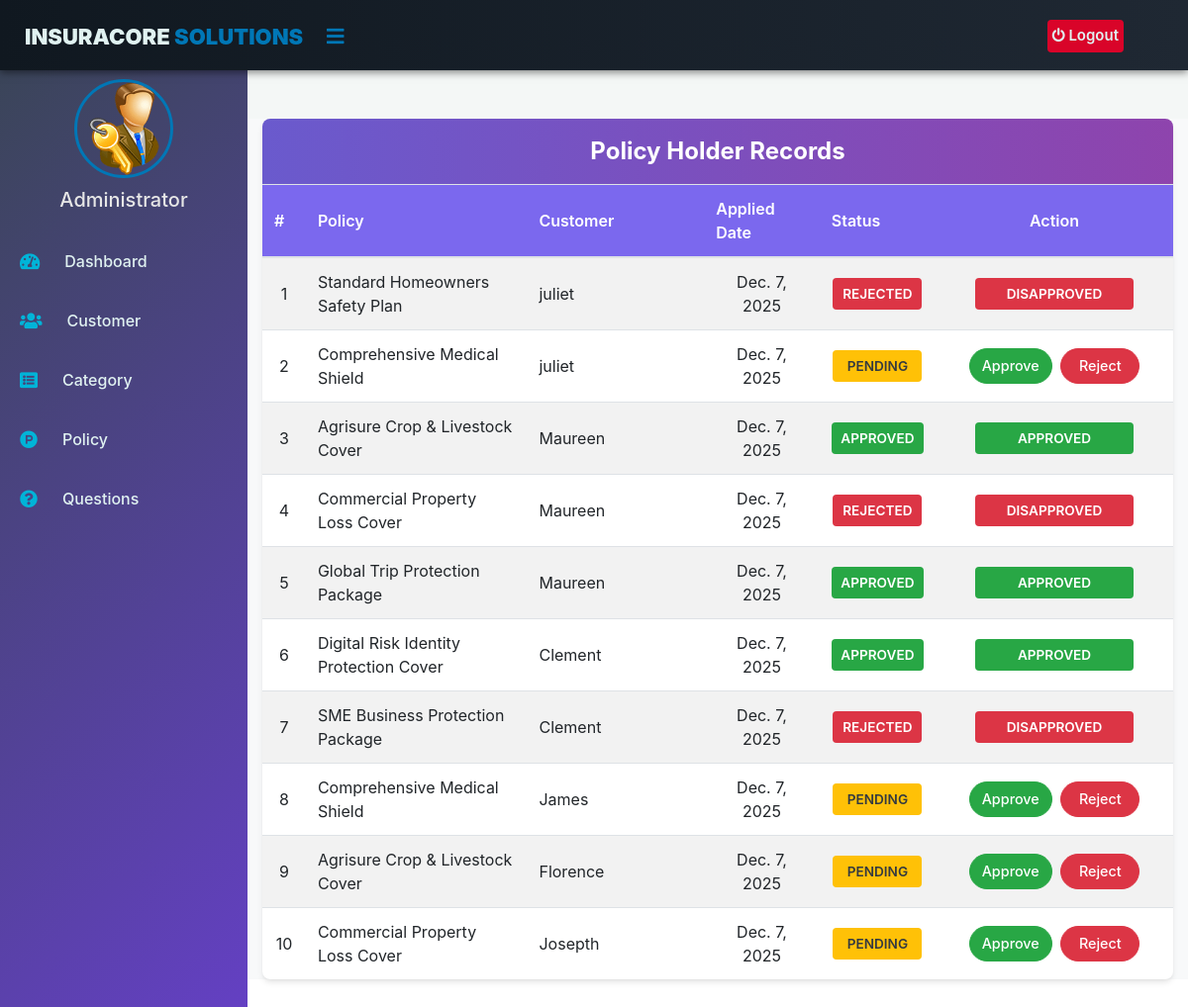
The app's page /admin-view-policy-holder, older data.
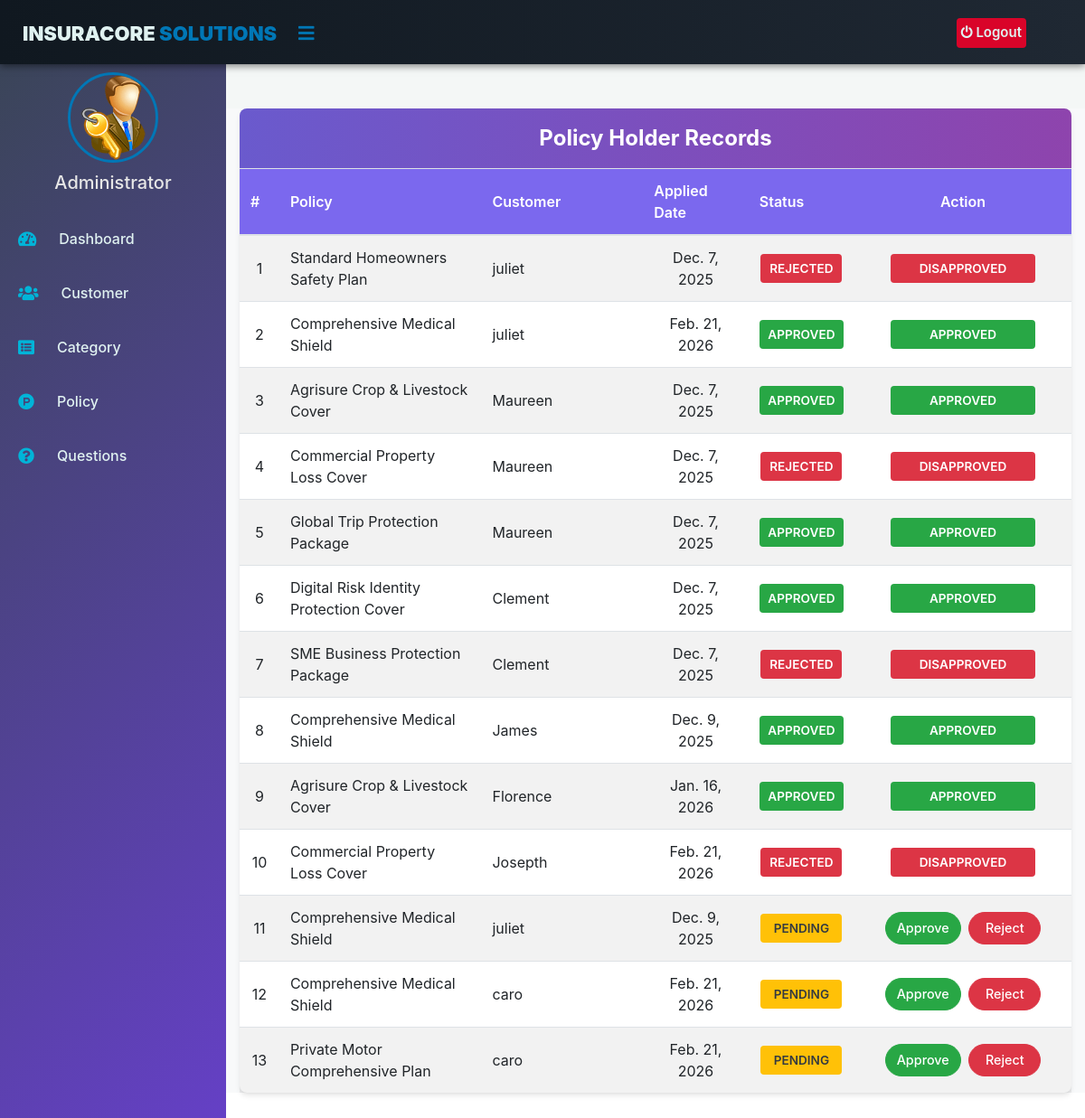
The same page, newer data.
### insurance/models.py (models this page shows, shortened)
class PolicyRecord(models.Model):
    customer = models.ForeignKey(Customer, on_delete=models.CASCADE)
    Policy = models.ForeignKey(Policy, on_delete=models.CASCADE)
    status = models.CharField(max_length=100, default='Pending')
    creation_date = models.DateField(auto_now=True)

class Policy(models.Model):
    category= models.ForeignKey('Category', on_delete=models.CASCADE)
    policy_name=models.CharField(max_length=200)
    sum_assurance=models.PositiveIntegerField()
    premium=models.PositiveIntegerField()
    tenure=models.PositiveIntegerField()
    creation_date =models.DateField(auto_now=True)
    def __str__(self):
        return self.policy_name

### customer/models.py (models this page shows, shortened)
class Customer(models.Model):
    user=models.OneToOneField(User,on_delete=models.CASCADE)
    profile_pic= models.ImageField(upload_to='profile_pic/Customer/',null=True,blank=True)
    address = models.CharField(max_length=40)
    mobile = models.CharField(max_length=20,null=False)
    def __str__(self):
        return self.user.first_name

### insurance/views.py (the view)
# urls.py: path('admin-view-policy-holder', views.admin_view_policy_holder_view,name='admin-view-policy-holder'),
def admin_view_policy_holder_view(request):
    policyrecords = models.PolicyRecord.objects.all()
    return render(request,'insurance/admin_view_policy_holder.html',{'policyrecords':policyrecords})

### templates/insurance/admin_view_policy_holder.html (shortened to what this page needs)
{% extends 'insurance/adminbase.html' %}
{% block content %}
{%load static%}
<head>
  <link href="https://maxcdn.bootstrapcdn.com/bootstrap/4.4.1/css/bootstrap.min.css" rel="stylesheet">
  <link href="https://maxcdn.bootstrapcdn.com/font-awesome/4.3.0/css/font-awesome.min.css" rel="stylesheet">
</head>
<div class="container container-fluid-custom">
  <div class="view-card">
    <div class="card-header-custom">
      Policy Holder Records
    </div>
    <div class="table-responsive">
      <table class="table table-hover table-striped" id="dev-table">
        <thead>
          <tr>
            <th style="width: 5%;">#</th>
            <th style="width: 30%;">Policy</th>
            <th style="width: 25%;">Customer</th>
            <th style="width: 15%;">Applied Date</th>
            <th style="width: 10%;">Status</th>
            <th class="action-column">Action</th>
          </tr>
        </thead>
        <tbody>
          {% for t in policyrecords %}
          <tr>
            <td class="text-center-data"> {{ forloop.counter }}</td>
            <td class="text-left-data"> {{t.Policy}}</td>
            <td class="text-left-data"> {{t.customer}}</td>
            <td class="text-center-data">{{t.creation_date}}</td>
            <td class="text-center-data">
                {% if t.status == 'Pending' %}
                    <span class="status-badge badge-pending">Pending</span>
                {% elif t.status == 'Approved' %}
                    <span class="status-badge badge-approved">Approved</span>
                {% else %}
                    <span class="status-badge badge-rejected">Rejected</span>
                {% endif %}
            </td>
            <td class="action-column">
              {% if t.status == 'Pending' %}
                <a class="btn btn-success action-btn" style="color: white;" href="{% url 'approve-request' t.id  %}">Approve</a>
                <a class="btn btn-danger action-btn" style="color: white;" href="{% url 'reject-request' t.id  %}">Reject</a>
              {% else %}
                <span class="status-badge {% if t.status == 'Approved' %}badge-approved{% else %}badge-rejected{% endif %}" style="min-width: 160px;">
                    {{t.status}}
                </span>
              {% endif %}
            </td>
          </tr>
          {% endfor %}
        </tbody>
      </table>
    </div>
  </div>
</div>
<br><br><br><br><br><br>
{% endblock content %}

### templates/insurance/adminbase.html (shortened to what this page needs)
<!DOCTYPE html>
{% load static %}
<html lang="en" dir="ltr">
<head>
  <link rel="stylesheet" href="https://cdnjs.cloudflare.com/ajax/libs/font-awesome/5.12.1/css/all.min.css">
</head>
<body>
  <header style="padding-top: 0px;">
    <label for="check">
      <i class="fas fa-bars" id="sidebar_btn"></i>
    </label>
    <div class="left_area">
      <h3>InsuraCore <span>Solutions</span></h3>
    </div>
    <div class="right_area">
      <a href="/logout" class="logout_btn"><i class="fa fa-power-off"></i> Logout</a>
    </div>
  </header>
  <div class="sidebar" style="
    margin-top: 50px;
">
    <center>
      <img src="{% static "image/admin-icn.png" %}" class="profile_image" alt="">
      <h5 style="color:rgb(230, 230, 230)">Administrator</h5>
    </center>
    <a href="/admin-dashboard"><i class="fas fa-tachometer-alt"></i><span>Dashboard</span></a>
    <a href="/admin-view-customer"><i class="fas fa-users"></i><span>Customer</span></a>
    <a href="/admin-category"><i class="fas fa-list-alt"></i><span>Category</span></a>
    <a href="/admin-policy"><i class="fab fa-product-hunt"></i><span>Policy</span></a>
    <a href="/admin-question"><i class="fas fa-question-circle"></i><span>Questions</span></a>
  </div>
  <div class="content">
    <br><br><br><br><br>
    {% block content %}
    {% endblock content %}
    <br><br><br>
  </div>
  </body>
</html>

### templates/insurance/adminbase.html (style rules this page uses)
:root { --color-primary-blue: #0077b6; --color-primary-dark: #023e8a; --color-sidebar-bg: #1f2833; --color-header-bg: #101820; --color-text-light: #e0f2f1; --color-logout-red: #d90429; --color-logout-hover: #ef233c; --color-active-link: #00b4d8; }
a:link { text-decoration: none; }
body { margin: 0; padding: 0; font-family: "Gill Sans", sans-serif; }
header { position: fixed; top: 0; left: 0; width: 100%; padding: 18px 25px; background: linear-gradient(to right, #101820 0%, #1f2833 100%); box-shadow: 0 2px 8px rgba(0, 0, 0, 0.5); z-index: 999; display: flex; justify-content: space-between; align-items: center; transition: background 0.3s ease; }
.left_area h3 { color: var(--color-text-light); margin: 0px; text-transform: uppercase; font-size: 22px; font-weight: 900; }
.left_area span { color: var(--color-primary-blue); }
.logout_btn { padding: 5px; background: var(--color-logout-red); text-decoration: none; float: right; margin-top: -30px; margin-right: 40px; border-radius: 4px; font-size: 15px; font-weight: 600; color: var(--color-text-light); transition: 0.5s; }
.sidebar { background: linear-gradient(135deg, #3a4557 0%, #6c3fd8 100%); margin-top: 70px; padding-top: 30px; position: fixed; left: 0; width: 250px; height: 100%; transition: 0.5s; transition-property: left; }
.sidebar .profile_image { width: 100px; height: 100px; border-radius: 100px; margin-bottom: 10px; border: 3px solid var(--color-primary-blue); }
.sidebar h4, .sidebar h5 { color: var(--color-text-light); margin-top: 0; margin-bottom: 20px; }
.sidebar a { color: var(--color-text-light); display: flex; align-items: center; gap: 15px; width: 100%; height: 60px; line-height: 60px; padding: 0 20px; box-sizing: border-box; text-decoration: none; font-size: 16px; font-weight: 500; transition: all 0.3s ease; border-radius: 0px; }
.sidebar a i { min-width: 25px; text-align: center; font-size: 18px; color: var(--color-active-link); }
.sidebar i { padding-right: 10px; }
label #sidebar_btn { z-index: 1; color: var(--color-primary-blue); position: fixed; cursor: pointer; left: 300px; padding-left: 30px; font-size: 20px; margin: 5px 0; transition: 0.5s; transition-property: color; margin-top: 17px; }
.content { margin-left: 250px; background: #f4f7f6; background-position: center; background-size: cover; height: 100vh; transition: 0.5s; }

### templates/insurance/admin_view_policy_holder.html (style rules this page uses)
a:link { text-decoration: none; }
:root { --color-slate-blue: #6A5ACD; --color-deep-purple: #8E44AD; --color-header-bg: #7B68EE; --color-success: #28a745; --color-danger: #dc3545; --color-pending: #ffc107; }
.container-fluid-custom { padding: 30px 20px; background-color: #f8f9fa; }
.view-card { background: #ffffff; border: none; border-radius: 8px; box-shadow: 0 4px 6px -1px rgba(0, 0, 0, 0.1), 0 2px 4px -2px rgba(0, 0, 0, 0.06); padding: 0; }
.card-header-custom { background: linear-gradient(90deg, var(--color-slate-blue), var(--color-deep-purple)); color: white; padding: 15px 20px; border-radius: 8px 8px 0 0; font-weight: 700; font-size: 1.5rem; text-align: center; }
.table { margin-bottom: 0; }
.table thead th { background-color: var(--color-header-bg); color: #fff; font-weight: 600; vertical-align: middle; padding: 12px; }
.table tbody td { vertical-align: middle; padding: 12px; text-align: center; }
.table-responsive { overflow-x: auto; }
.text-center-data { text-align: center !important; }
.text-left-data { text-align: left !important; }
.status-badge { padding: .4em .7em; font-weight: 600; border-radius: .25rem; font-size: 85%; color: white; min-width: 90px; display: inline-block; text-transform: uppercase; }
.badge-pending { background-color: var(--color-pending); color: #343a40; }
.badge-approved { background-color: var(--color-success); }
.badge-rejected { background-color: var(--color-danger); }
.action-btn { min-width: 80px; padding: 6px 12px; margin: 2px; font-weight: 500; border-radius: 50px; font-size: 90%; }
.action-column { min-width: 240px; text-align: center; }
.container { max-width: 1300px; padding: 0 15px; }

Row changes from the older to the newer data that the page shows:
changed PolicyRecord (number 2 of 13 on the later page): creation_date "Dec. 7, 2025" → "Feb. 21, 2026"; status (not shown) → "APPROVED"; status "PENDING Approve Reject" → "APPROVED"
changed PolicyRecord "James": creation_date "Dec. 7, 2025" → "Dec. 9, 2025"; status (not shown) → "APPROVED"; status "PENDING Approve Reject" → "APPROVED"
changed PolicyRecord "Florence": creation_date "Dec. 7, 2025" → "Jan. 16, 2026"; status (not shown) → "APPROVED"; status "PENDING Approve Reject" → "APPROVED"
changed PolicyRecord "Josepth": creation_date "Dec. 7, 2025" → "Feb. 21, 2026"; status (not shown) → "DISAPPROVED"; status "PENDING Approve Reject" → "REJECTED"
added PolicyRecord: Policy "Comprehensive Medical Shield", customer "juliet", creation_date "Dec. 9, 2025", status "PENDING"
added PolicyRecord: Policy "Comprehensive Medical Shield", customer "caro", creation_date "Feb. 21, 2026", status "PENDING"
added PolicyRecord: Policy "Private Motor Comprehensive Plan", customer "caro", creation_date "Feb. 21, 2026", status "PENDING"
